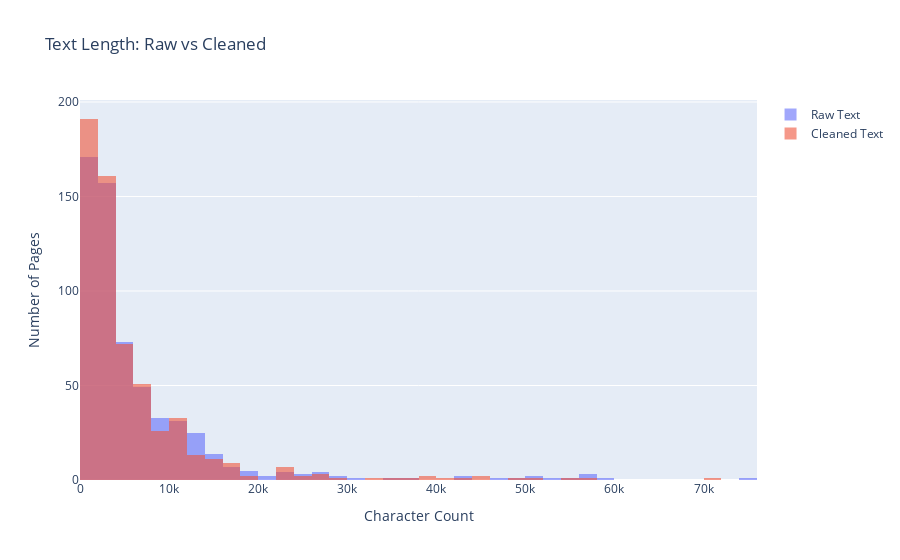

Notebook source saved alongside this figure:
### Code cell
# ── Post-Cleaning Validation ──────────────────────────────────────
df['cleaned_length'] = df['cleaned_text'].str.len()

# Check for empty texts after cleaning
empty_count = (df['cleaned_text'].str.strip() == '').sum()
print(f"Empty texts after cleaning: {empty_count}")

print(f"\nCleaned text length statistics:")
print(df['cleaned_length'].describe())

# Compare raw vs cleaned lengths
fig = go.Figure()
fig.add_trace(go.Histogram(x=df['text_length'], name='Raw Text', opacity=0.6))
fig.add_trace(go.Histogram(x=df['cleaned_length'], name='Cleaned Text', opacity=0.6))
fig.update_layout(
    title='Text Length: Raw vs Cleaned',
    xaxis_title='Character Count',
    yaxis_title='Number of Pages',
    barmode='overlay'
)
fig.show()

### Figure 1 — Plotly figure (JSON) as saved in the notebook; plotly's stock layout.template omitted (floating-point values rounded to 4 significant figures; data arrays with more than 128 entries replaced by an {"elided": "..."} marker saying what was removed)
{"data": [{"name": "Raw Text", "opacity": 0.6, "type": "histogram", "x": {"elided": "596 int values"}}, {"name": "Cleaned Text", "opacity": 0.6, "type": "histogram", "x": {"elided": "596 int values"}}], "layout": {"barmode": "overlay", "title": {"text": "Text Length: Raw vs Cleaned"}, "xaxis": {"title": {"text": "Character Count"}}, "yaxis": {"title": {"text": "Number of Pages"}}}}
